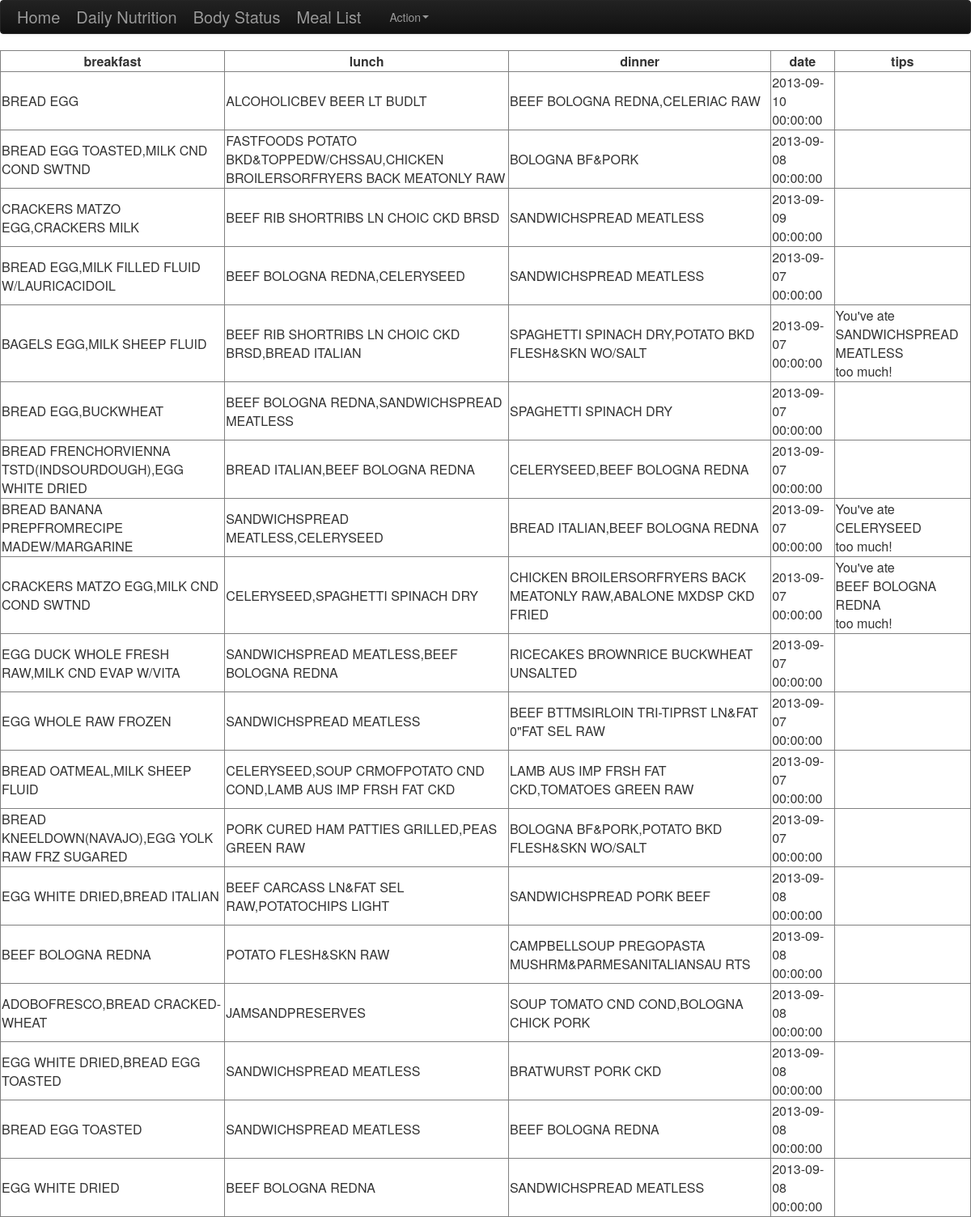
/View/personal_info/meal_list.php (signed in), run on the app's committed database.
### tables this page shows
CREATE TABLE `meal` (
  `id` int(10) unsigned NOT NULL AUTO_INCREMENT,
  `date` datetime NOT NULL,
  `breakfast` varchar(245) DEFAULT NULL,
  `lunch` varchar(245) DEFAULT NULL,
  `dinner` varchar(245) DEFAULT NULL,
  `user_id` int(11) DEFAULT NULL,
  PRIMARY KEY (`id`)
);

### Model/DB_Meals.php (called while the page is built, shortened)
<?php session_start();
function list_meals($user_id)
{
	$recent_two_weeks=date("Y-m-d",strtotime("-14 day"));
	$sql="select * from meal where user_id='".$user_id."' and date>".$recent_two_weeks;
	$query=mysql_query($sql);
	return $query;
}
?>

### View/personal_info/meal_list.php (the view, shortened to what this page needs)
<?php session_start();
include_once '../../Model/DB_Meals.php';
$q=list_meals($_SESSION["user_id"]);
$html="";$index=0;
while($out=mysql_fetch_array($q))
{
	$tip="";
	if($index==8)
	    $tip="You've ate <br/>BEEF BOLOGNA REDNA<br/> too much!";
	if($index==7)
	    $tip="You've ate <br/>CELERYSEED<br/> too much!";
	if($index==4)
	    $tip="You've ate <br/>SANDWICHSPREAD MEATLESS<br/> too much!";
	$html.="<tr>";
	$html.="<td>".$out['breakfast']."</td>";
	$html.="<td>".$out['lunch']."</td>";
	$html.="<td>".$out['dinner']."</td>";
	$html.="<td>".$out['date']."</td>";
	$html.="<td>".$tip."</td>";
	$html.="</tr>";
	$index++;
}
?>
<link href="../../Model/bootstrap/css/bootstrap.css" rel="stylesheet" >
<link href="../../Model/bootstrap/css/bootstrap-responsive.css" rel="stylesheet" >
<div class="navbar navbar-inverse">
    <div class="navbar-inner">
       <div class="container">
    <a class="brand" href="../home.php">Home</a>
    <a class="brand" href="daily_nutrition.php">Daily Nutrition</a>
    <a class="brand" href="body_status.php">Body Status</a>
    <a class="brand" href="meal_list.php">Meal List</a>
    <div class="nav-collapse collapse navbar-responsive-collapse">
    	<ul class="nav">
          <li class="dropdown">
        	<a class="dropdown-toggle" data-toggle="dropdown" href="#">Action<b class="caret"></b></a>
          </li>
        </ul>
    </div>
    </div>
    </div>
</div>
<table border="1">
	<th>breakfast</th><th>lunch</th><th>dinner</th><th>date</th><th>tips</th>
	<?php echo $html; ?>
</table>

### data on the page
meal: breakfast "BREAD EGG", lunch "ALCOHOLICBEV BEER LT BUDLT", dinner "BEEF BOLOGNA REDNA,CELERIAC RAW", date "2013-09-10 00:00:00"
meal: breakfast "BREAD EGG TOASTED,MILK CND COND SWTND", lunch "FASTFOODS POTATO BKD&TOPPEDW/CHSSAU,CHICKEN BROILERSORFRYERS BACK MEATONLY RAW", dinner "BOLOGNA BF&PORK", date "2013-09-08 00:00:00"
meal: breakfast "CRACKERS MATZO EGG,CRACKERS MILK", lunch "BEEF RIB SHORTRIBS LN CHOIC CKD BRSD", dinner "SANDWICHSPREAD MEATLESS", date "2013-09-09 00:00:00"
meal: breakfast "BREAD EGG,MILK FILLED FLUID W/LAURICACIDOIL", lunch "BEEF BOLOGNA REDNA,CELERYSEED", dinner "SANDWICHSPREAD MEATLESS", date "2013-09-07 00:00:00"
meal: breakfast "BAGELS EGG,MILK SHEEP FLUID", lunch "BEEF RIB SHORTRIBS LN CHOIC CKD BRSD,BREAD ITALIAN", dinner "SPAGHETTI SPINACH DRY,POTATO BKD FLESH&SKN WO/SALT", date "2013-09-07 00:00:00"
meal: breakfast "BREAD EGG,BUCKWHEAT", lunch "BEEF BOLOGNA REDNA,SANDWICHSPREAD MEATLESS", dinner "SPAGHETTI SPINACH DRY", date "2013-09-07 00:00:00"
meal: breakfast "BREAD FRENCHORVIENNA TSTD(INDSOURDOUGH),EGG WHITE DRIED", lunch "BREAD ITALIAN,BEEF BOLOGNA REDNA", dinner "CELERYSEED,BEEF BOLOGNA REDNA", date "2013-09-07 00:00:00"
meal: breakfast "BREAD BANANA PREPFROMRECIPE MADEW/MARGARINE", lunch "SANDWICHSPREAD MEATLESS,CELERYSEED", dinner "BREAD ITALIAN,BEEF BOLOGNA REDNA", date "2013-09-07 00:00:00"
meal: breakfast "CRACKERS MATZO EGG,MILK CND COND SWTND", lunch "CELERYSEED,SPAGHETTI SPINACH DRY", dinner "CHICKEN BROILERSORFRYERS BACK MEATONLY RAW,ABALONE MXDSP CKD FRIED", date "2013-09-07 00:00:00"
meal: breakfast "EGG DUCK WHOLE FRESH RAW,MILK CND EVAP W/VITA", lunch "SANDWICHSPREAD MEATLESS,BEEF BOLOGNA REDNA", dinner "RICECAKES BROWNRICE BUCKWHEAT UNSALTED", date "2013-09-07 00:00:00"
meal: breakfast "EGG WHOLE RAW FROZEN", lunch "SANDWICHSPREAD MEATLESS", dinner "BEEF BTTMSIRLOIN TRI-TIPRST LN&FAT 0\"FAT SEL RAW", date "2013-09-07 00:00:00"
meal: breakfast "BREAD OATMEAL,MILK SHEEP FLUID", lunch "CELERYSEED,SOUP CRMOFPOTATO CND COND,LAMB AUS IMP FRSH FAT CKD", dinner "LAMB AUS IMP FRSH FAT CKD,TOMATOES GREEN RAW", date "2013-09-07 00:00:00"
meal: breakfast "BREAD KNEELDOWN(NAVAJO),EGG YOLK RAW FRZ SUGARED", lunch "PORK CURED HAM PATTIES GRILLED,PEAS GREEN RAW", dinner "BOLOGNA BF&PORK,POTATO BKD FLESH&SKN WO/SALT", date "2013-09-07 00:00:00"
meal: breakfast "EGG WHITE DRIED,BREAD ITALIAN", lunch "BEEF CARCASS LN&FAT SEL RAW,POTATOCHIPS LIGHT", dinner "SANDWICHSPREAD PORK BEEF", date "2013-09-08 00:00:00"
meal: breakfast "BEEF BOLOGNA REDNA", lunch "POTATO FLESH&SKN RAW", dinner "CAMPBELLSOUP PREGOPASTA MUSHRM&PARMESANITALIANSAU RTS", date "2013-09-08 00:00:00"
meal: breakfast "ADOBOFRESCO,BREAD CRACKED-WHEAT", lunch "JAMSANDPRESERVES", dinner "SOUP TOMATO CND COND,BOLOGNA CHICK PORK", date "2013-09-08 00:00:00"
meal: breakfast "EGG WHITE DRIED,BREAD EGG TOASTED", lunch "SANDWICHSPREAD MEATLESS", dinner "BRATWURST PORK CKD", date "2013-09-08 00:00:00"
meal: breakfast "BREAD EGG TOASTED", lunch "SANDWICHSPREAD MEATLESS", dinner "BEEF BOLOGNA REDNA", date "2013-09-08 00:00:00"
meal: breakfast "EGG WHITE DRIED", lunch "BEEF BOLOGNA REDNA", dinner "SANDWICHSPREAD MEATLESS", date "2013-09-08 00:00:00"
